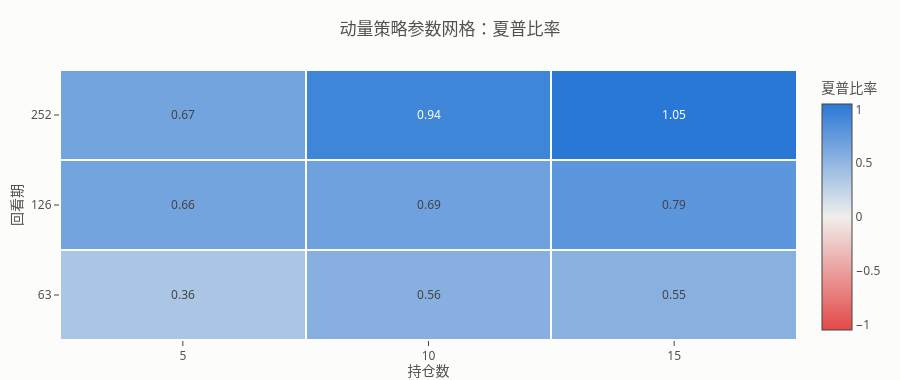

Notebook source saved alongside this figure:
### Markdown cell above
**参数敏感性**：不同回看期和持仓数下的夏普比率。一个稳健的策略不应只在某个特定参数上有效。

### Code cell
plot_grid(mom["grid"], "夏普比率", "动量策略参数网格：夏普比率")

### Figure 1 — Plotly figure (JSON) as saved in the notebook; plotly's stock layout.template omitted (floating-point values rounded to 4 significant figures)
{"data": [{"colorbar": {"title": {"text": "夏普比率"}}, "colorscale": [[0, "#e34948"], [0.5, "#f0efec"], [1, "#2a78d6"]], "hovertemplate": "回看期=%{y}<br>持仓数=%{x}<br>夏普比率=%{z:.2f}<extra></extra>", "text": [["0.36", "0.56", "0.55"], ["0.66", "0.69", "0.79"], ["0.67", "0.94", "1.05"]], "texttemplate": "%{text}", "type": "heatmap", "x": ["5", "10", "15"], "xgap": 2, "y": ["63", "126", "252"], "ygap": 2, "z": [[0.3647, 0.5566, 0.5519], [0.6586, 0.6902, 0.7874], [0.6651, 0.9372, 1.051]], "zmax": 1.051, "zmin": -1.051}], "layout": {"height": 380, "hovermode": "closest", "title": {"text": "动量策略参数网格：夏普比率"}, "xaxis": {"showgrid": false, "title": {"text": "持仓数"}, "type": "category"}, "yaxis": {"showgrid": false, "title": {"text": "回看期"}, "type": "category"}}}
